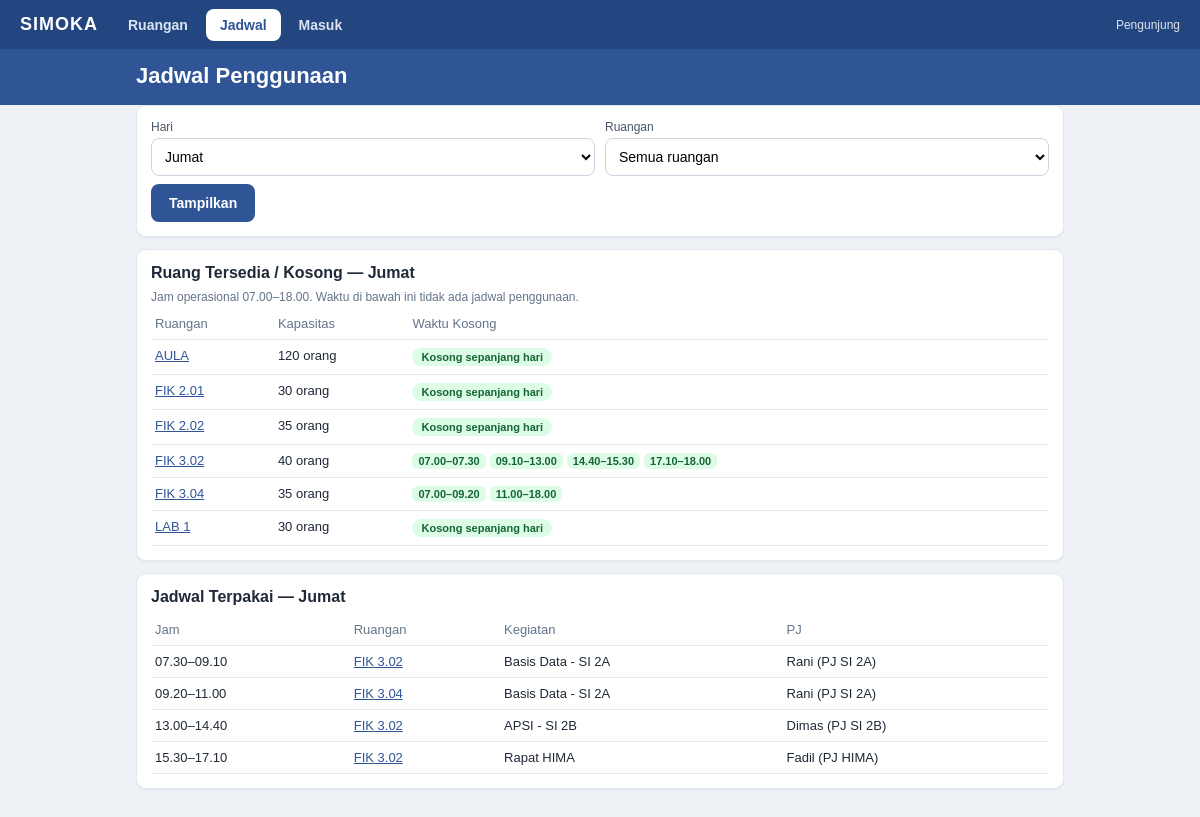
The page /jadwal.php on the database its author committed.
### tables this page shows
CREATE TABLE ruangan (
  id_ruangan   INT AUTO_INCREMENT PRIMARY KEY,
  kode_ruangan VARCHAR(20)  NOT NULL UNIQUE,
  nama_ruangan VARCHAR(100) NOT NULL,
  gedung       VARCHAR(50)  NOT NULL,
  lantai       INT NOT NULL,
  kapasitas    INT NOT NULL,
  status       ENUM('tersedia','digunakan') NOT NULL DEFAULT 'tersedia',
  updated_at   TIMESTAMP NOT NULL DEFAULT CURRENT_TIMESTAMP ON UPDATE CURRENT_TIMESTAMP
);

CREATE TABLE jadwal (
  id_jadwal   INT AUTO_INCREMENT PRIMARY KEY,
  id_ruangan  INT NOT NULL,
  id_pj       INT NULL,
  hari        ENUM('Senin','Selasa','Rabu','Kamis','Jumat','Sabtu') NOT NULL,
  jam_mulai   TIME NOT NULL,
  jam_selesai TIME NOT NULL,
  kegiatan    VARCHAR(100) NOT NULL,
  FOREIGN KEY (id_ruangan) REFERENCES ruangan(id_ruangan)   ON DELETE CASCADE,
  FOREIGN KEY (id_pj)      REFERENCES pengguna(id_pengguna) ON DELETE SET NULL
);

CREATE TABLE pengguna (
  id_pengguna INT AUTO_INCREMENT PRIMARY KEY,
  nama        VARCHAR(100) NOT NULL,
  email       VARCHAR(100) NOT NULL UNIQUE,
  password    VARCHAR(255) NOT NULL,
  peran       ENUM('mahasiswa','pj_kelas','admin') NOT NULL DEFAULT 'mahasiswa',
  created_at  TIMESTAMP NOT NULL DEFAULT CURRENT_TIMESTAMP
);

### jadwal.php (the view, shortened to what this page needs)
<?php
require 'app.php';
$rid = (int)($_GET['ruangan'] ?? 0);
$hari = $_GET['hari'] ?? HARI[min(6, (int)date('N'))];
$sql = 'SELECT j.*, r.kode_ruangan, p.nama pj FROM jadwal j JOIN ruangan r ON r.id_ruangan=j.id_ruangan LEFT JOIN pengguna p ON p.id_pengguna=j.id_pj WHERE hari=?';
$p = [$hari]; if ($rid) { $sql .= ' AND j.id_ruangan=?'; $p[] = $rid; }
$rows = q($sql . ' ORDER BY jam_mulai, r.kode_ruangan', $p)->fetchAll();
$kosong = [];
foreach (q('SELECT * FROM ruangan' . ($rid ? ' WHERE id_ruangan=' . $rid : '') . ' ORDER BY kode_ruangan')->fetchAll() as $r) {
    $js = q('SELECT jam_mulai, jam_selesai FROM jadwal WHERE id_ruangan=? AND hari=? ORDER BY jam_mulai', [$r['id_ruangan'], $hari])->fetchAll();
    $slot = []; $t = BUKA;
    foreach ($js as $j) {
        if ($j['jam_mulai'] > $t) $slot[] = [$t, min($j['jam_mulai'], TUTUP)];
        if ($j['jam_selesai'] > $t) $t = $j['jam_selesai'];
    }
    if ($t < TUTUP) $slot[] = [$t, TUTUP];
    $slot = array_filter($slot, fn($s) => strtotime($s[1]) - strtotime($s[0]) >= 30 * 60);
    $r['slot'] = $slot; $r['penuh_kosong'] = !$js; $kosong[] = $r;
}
ob_start(); ?>
<form class="card filter" method="get"><div class="row">
<label>Hari<select name="hari"><?php foreach (array_slice(HARI, 0, 6) as $h): ?><option <?= $h === $hari ? 'selected' : '' ?>><?= $h ?></option><?php endforeach; ?></select></label>
<label>Ruangan<select name="ruangan"><option value="0">Semua ruangan</option></select></label>
</div><button class="btn">Tampilkan</button></form>
<div class="card"><h3>Ruang Tersedia / Kosong — <?= e($hari) ?></h3>
<p class="meta">Jam operasional <?= jam(BUKA) ?>–<?= jam(TUTUP) ?>. Waktu di bawah ini tidak ada jadwal penggunaan.</p>
<table><tr><th>Ruangan</th><th>Kapasitas</th><th>Waktu Kosong</th></tr>
<?php foreach ($kosong as $r): ?><tr><td><a href="ruangan.php?id=<?= $r['id_ruangan'] ?>"><?= e($r['kode_ruangan']) ?></a></td><td><?= $r['kapasitas'] ?> orang</td>
<td><?php if ($r['penuh_kosong']): ?><span class="b ok">Kosong sepanjang hari</span><?php elseif (!$r['slot']): ?><span class="b no">Penuh</span><?php else: foreach ($r['slot'] as $s): ?><span class="tag slot"><?= jam($s[0]) ?>–<?= jam($s[1]) ?></span><?php endforeach; endif; ?></td></tr><?php endforeach; ?></table></div>
<div class="card"><h3>Jadwal Terpakai — <?= e($hari) ?></h3><?php if (!$rows): ?><p class="meta">Tidak ada jadwal pada hari <?= e($hari) ?>.</p><?php else: ?>
<table><tr><th>Jam</th><th>Ruangan</th><th>Kegiatan</th><th>PJ</th></tr>
<?php foreach ($rows as $j): ?><tr><td><?= jam($j['jam_mulai']) ?>–<?= jam($j['jam_selesai']) ?></td><td><a href="ruangan.php?id=<?= $j['id_ruangan'] ?>"><?= e($j['kode_ruangan']) ?></a></td><td><?= e($j['kegiatan']) ?></td><td><?= e($j['pj'] ?? '-') ?></td></tr><?php endforeach; ?></table><?php endif; ?></div>

### assets/style.css (style rules this page uses)
* { box-sizing:border-box }
body { margin:0;font-family:Arial,Helvetica,sans-serif;background:#eef2f7;color:#1f2937;padding-bottom:24px }
a { color:#2f5597 }
.card { display:block;background:#fff;border:1px solid #e2e8f0;border-radius:10px;padding:14px;margin:0 0 12px;box-shadow:0 1px 2px #0001;color:inherit;text-decoration:none }
.card h3 { margin:0 0 8px;font-size:16px }
.meta { font-size:12px;color:#64748b;margin:4px 0 }
.b { display:inline-block;font-size:11px;font-weight:bold;padding:3px 9px;border-radius:99px }
.ok { background:#dcfce7;color:#166534 }
.tag { display:inline-block;font-size:11px;background:#eef2ff;color:#3730a3;border-radius:6px;padding:2px 6px;margin:6px 4px 0 0 }
.tag.slot { background:#dcfce7;color:#166534;font-weight:bold;margin-top:0 }
label { display:block;font-size:12px;color:#475569;margin-bottom:8px;flex:1 }
input,select,textarea { display:block;width:100%;margin-top:4px;border:1px solid #cbd5e1;border-radius:8px;padding:9px;font-size:14px;font-family:inherit;background:#fff }
.row { display:flex;gap:10px;flex-wrap:wrap }
.row>label { min-width:130px }
.btn { display:inline-block;background:#2f5597;color:#fff;border:0;border-radius:8px;padding:11px 18px;font-weight:bold;font-size:14px;cursor:pointer }
table { width:100%;border-collapse:collapse;font-size:13px }
td,th { border-bottom:1px solid #e2e8f0;padding:8px 4px;text-align:left;vertical-align:top }
th { color:#64748b;font-weight:normal }

### rows shown on the page
ruangan: kode_ruangan "AULA", kapasitas "120", shows "Kosong sepanjang hari"
ruangan: kode_ruangan "FIK 2.01", kapasitas "30", shows "Kosong sepanjang hari"
ruangan: kode_ruangan "FIK 2.02", kapasitas "35", shows "Kosong sepanjang hari"
ruangan: kode_ruangan "FIK 3.02", kapasitas "40", s "07.00", s "07.30", s "09.10", s "13.00", s "14.40", s "15.30", s "17.10", s "18.00"
ruangan: kode_ruangan "FIK 3.04", kapasitas "35", s "07.00", s "09.20", s "11.00", s "18.00"
ruangan: kode_ruangan "LAB 1", kapasitas "30", shows "Kosong sepanjang hari"
jadwal: jam_mulai "07.30", jam_selesai "09.10", id_ruangan.kode_ruangan "FIK 3.02", kegiatan "Basis Data - SI 2A", id_pj.nama "Rani (PJ SI 2A)"
jadwal: jam_mulai "09.20", jam_selesai "11.00", id_ruangan.kode_ruangan "FIK 3.04", kegiatan "Basis Data - SI 2A", id_pj.nama "Rani (PJ SI 2A)"
jadwal: jam_mulai "13.00", jam_selesai "14.40", id_ruangan.kode_ruangan "FIK 3.02", kegiatan "APSI - SI 2B", id_pj.nama "Dimas (PJ SI 2B)"
jadwal: jam_mulai "15.30", jam_selesai "17.10", id_ruangan.kode_ruangan "FIK 3.02", kegiatan "Rapat HIMA", id_pj.nama "Fadil (PJ HIMA)"

### other values the page prints
$l "Ruangan"
$l "Jadwal"
$l "Masuk"
$title "Jadwal Penggunaan"
$hari "Jumat"
jam(BUKA) "07.00"
jam(TUTUP) "18.00"
form field hari "Jumat"
